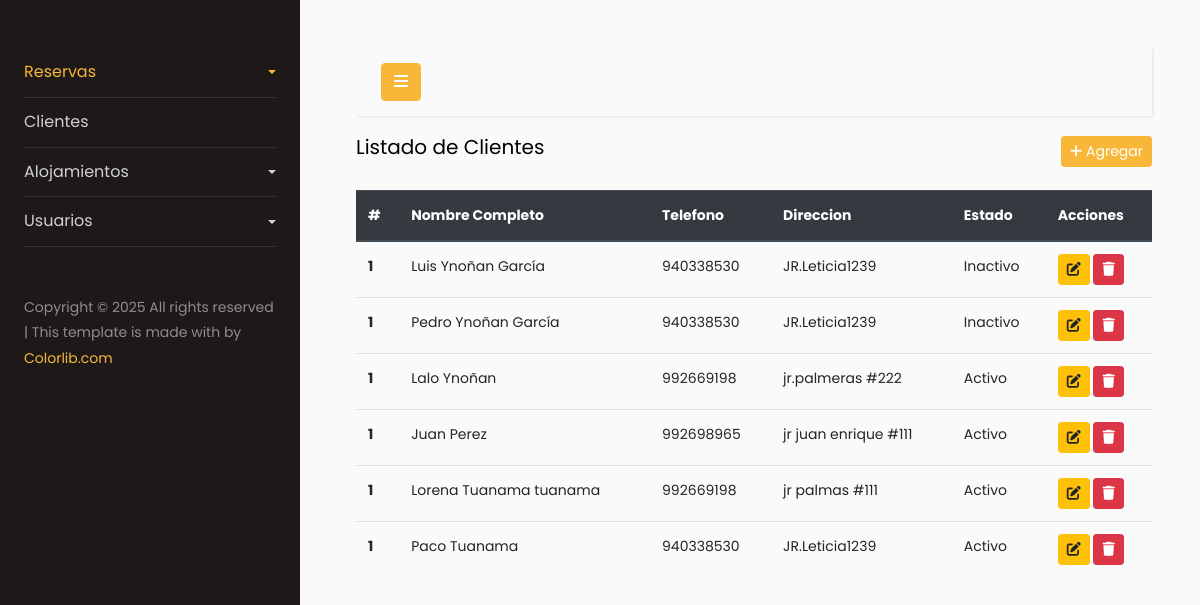
The app's page /clientes/ (signed in) with its own data.
### clientes/models.py (models this page shows, shortened)
class ModelsClientes(models.Model):
    name_customer = models.CharField(max_length=100, verbose_name='Nombre Completo')
    last_name_customer = models.CharField(max_length=100, verbose_name='Apellido')
    email_customer = models.EmailField(max_length=100, unique=True, verbose_name='Email')
    phone_customer = models.CharField(max_length=100, verbose_name='Telefono')
    address_customer = models.CharField(max_length=100, verbose_name='Direccion')
    city_customer = models.CharField(max_length=100, verbose_name='Ciudad')
    active_customer = models.BooleanField(verbose_name='Estado', default=True)
    date_create_customer = models.DateTimeField(auto_now_add=True, verbose_name='Fecha de creacion')
    class Meta:
        verbose_name = 'Cliente'
        verbose_name_plural = 'Clientes'
        db_table = 'clientes'

### clientes/views.py (the view)
# urls.py: path('', ClientesView.as_view(), name='index-clientes'),
class ClientesView(LoginRequiredMixin, ListView):
    model = ModelsClientes
    context_object_name = 'clientes'
    template_name = 'index-clientes.html'

### clientes/templates/index-clientes.html
{% extends 'index-intranet.html' %} {% block content %}
<div
  class="d-flex justify-content-between align-items-center"
  style="margin-bottom: 20px"
>
  <h5>Listado de Clientes</h5>
  <a href="{% url 'clientes:crear-cliente' %}" class="btn btn-primary btn-sm"
    ><i class="fa-solid fa-plus"></i> Agregar</a>
</div>
<table class="table table-hover">
  <thead class="thead-dark">
    <tr>
      <th scope="col">#</th>
      <th scope="col">Nombre Completo</th>
      <th scope="col">Telefono</th>
      <th scope="col">Direccion</th>
      <th scope="col">Estado</th>
      <th scope="col">Acciones</th>
    </tr>
  </thead>
  <tbody>
    {% for i in clientes %}
    <tr>
      <th scope="row">1</th>
      <td>{{ i.name_customer }} {{i.last_name_customer}}</td>
      <td>{{ i.phone_customer}}</td>
      <td>{{ i.address_customer}}</td>
      <td>{% if i.active_customer %}Activo{% else %} Inactivo {% endif %} </td>
      <td>
        <a href="{% url 'clientes:editar-cliente' i.id %}" class="btn btn-warning btn-sm"><i class="fa-solid fa-pen-to-square"></i></a>
        <a href="{% url 'clientes:delete-customer' i.id  %}" class="btn btn-danger btn-sm"><i class="fa-solid fa-trash"></i></a>
      </td>
    </tr>
    {% endfor %}
  </tbody>
</table>
{% endblock %}

### static/css/style-status.css (style rules this page uses)
:root { --confirmar: #007BFF; --pendiente: #FFC107; --completado: #28A745; }

### records on screen
ModelsClientes: name_customer "Luis", last_name_customer "Ynoñan García", phone_customer "940338530", address_customer "JR.Leticia1239", active_customer "Inactivo"
ModelsClientes: name_customer "Pedro", last_name_customer "Ynoñan García", phone_customer "940338530", address_customer "JR.Leticia1239", active_customer "Inactivo"
ModelsClientes: name_customer "Lalo", last_name_customer "Ynoñan", phone_customer "992669198", address_customer "jr.palmeras #222", active_customer "Activo"
ModelsClientes: name_customer "Juan", last_name_customer "Perez", phone_customer "992698965", address_customer "jr juan enrique #111", active_customer "Activo"
ModelsClientes: name_customer "Lorena", last_name_customer "Tuanama tuanama", phone_customer "992669198", address_customer "jr palmas #111", active_customer "Activo"
ModelsClientes: name_customer "Paco", last_name_customer "Tuanama", phone_customer "940338530", address_customer "JR.Leticia1239", active_customer "Activo"
